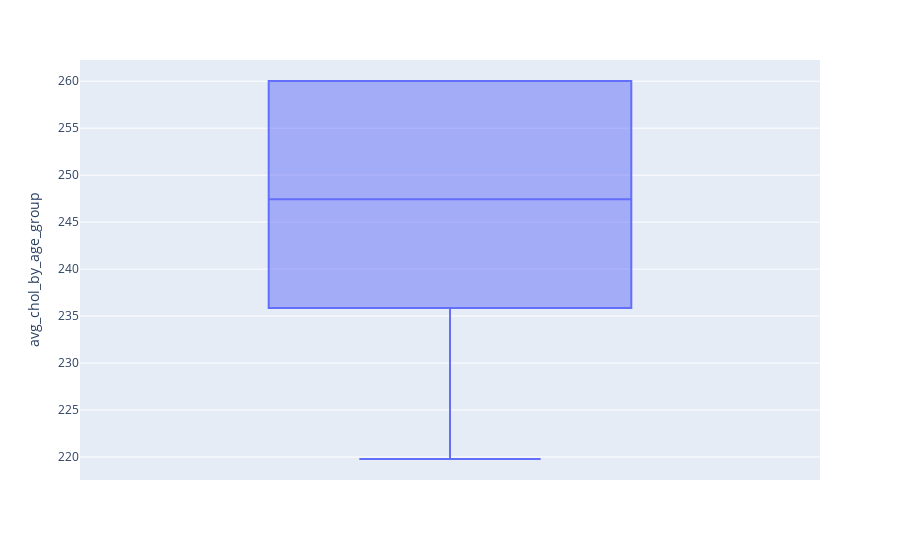

Source (notebook cell):
### Markdown cell above
#### Avg_chol_by_age_group

### Code cell
fig = px.box(subset, y='avg_chol_by_age_group')
fig.show()

### Figure 1 — Plotly figure (JSON) as saved in the notebook; plotly's stock layout.template omitted (floating-point values rounded to 4 significant figures; data arrays with more than 128 entries replaced by an {"elided": "..."} marker saying what was removed)
{"data": [{"alignmentgroup": "True", "hovertemplate": "avg_chol_by_age_group=%{y}<extra></extra>", "legendgroup": "", "marker": {"color": "#636efa"}, "name": "", "notched": false, "offsetgroup": "", "orientation": "v", "showlegend": false, "type": "box", "x0": " ", "xaxis": "x", "y": {"elided": "297 float values"}, "y0": " ", "yaxis": "y"}], "layout": {"boxmode": "group", "legend": {"tracegroupgap": 0}, "margin": {"t": 60}, "xaxis": {"anchor": "y", "domain": [0, 1]}, "yaxis": {"anchor": "x", "domain": [0, 1], "title": {"text": "avg_chol_by_age_group"}}}}
